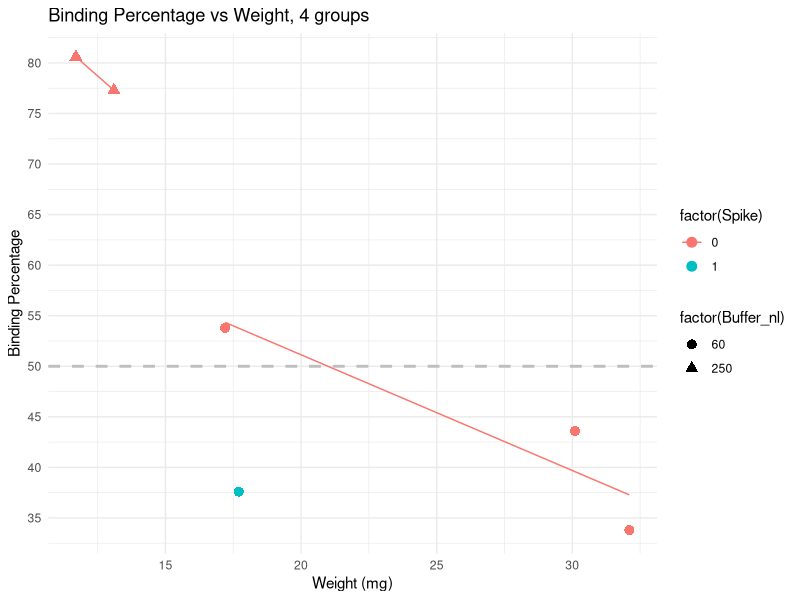
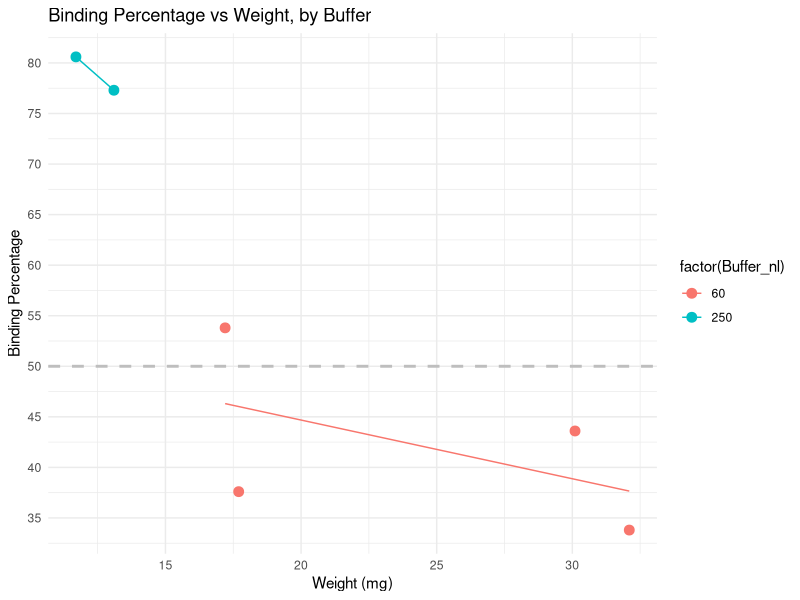
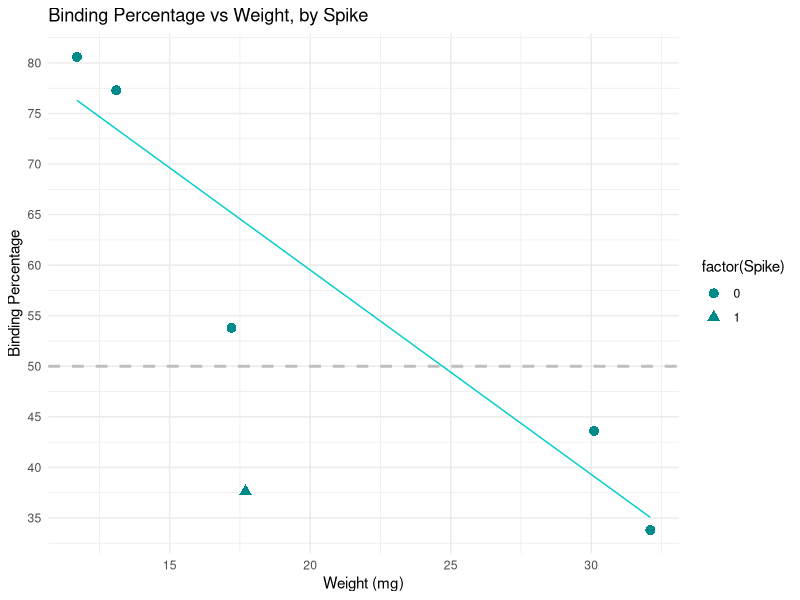
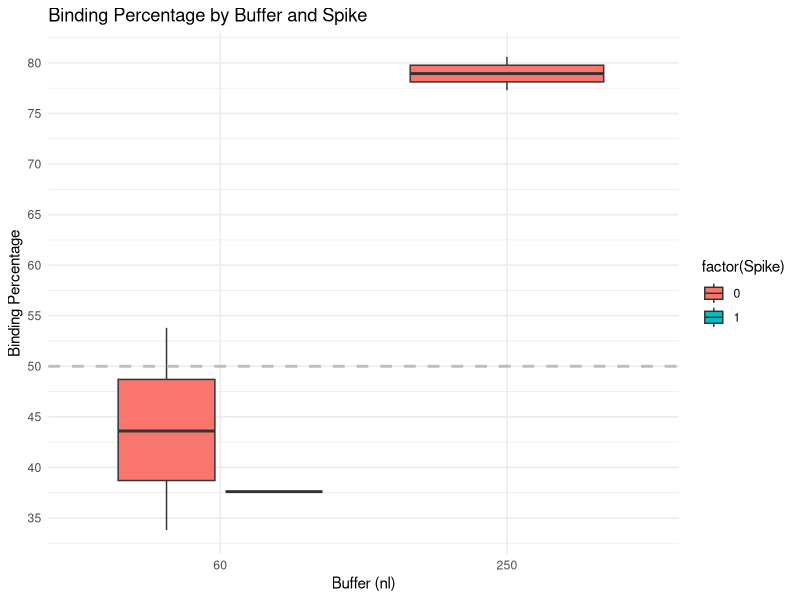
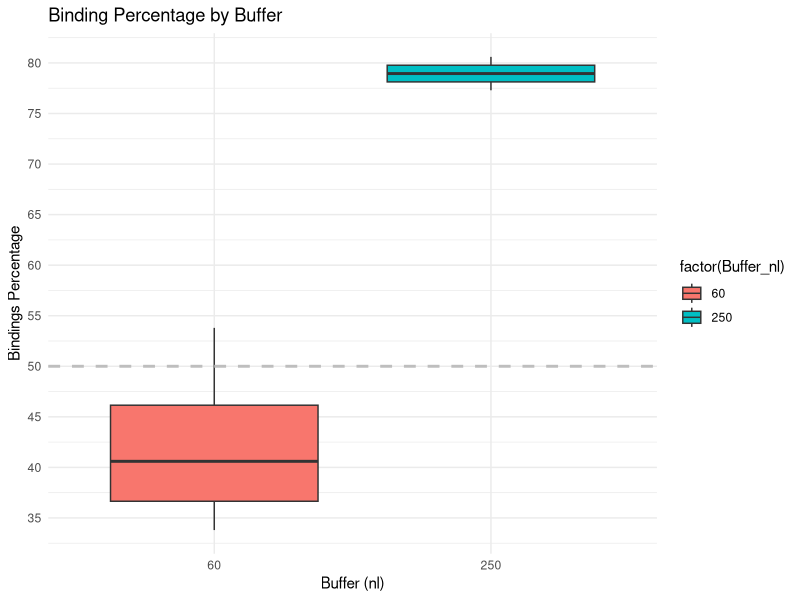
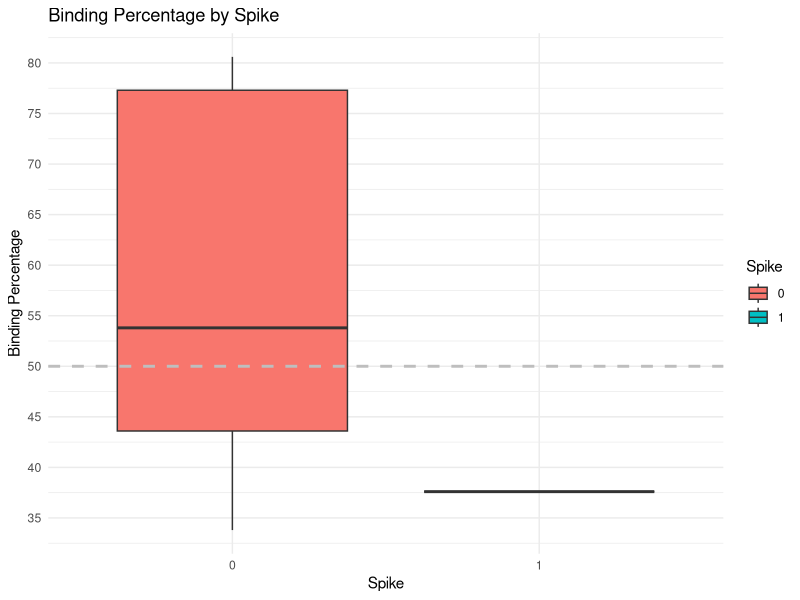
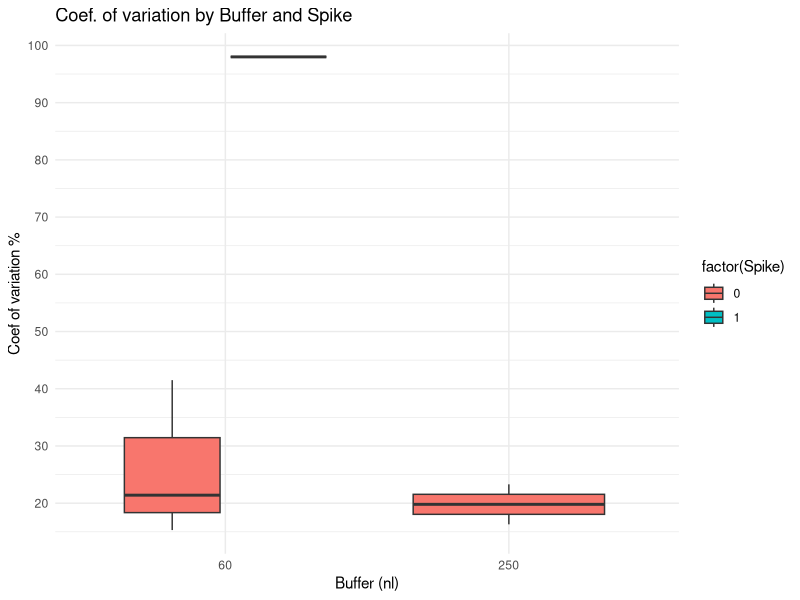
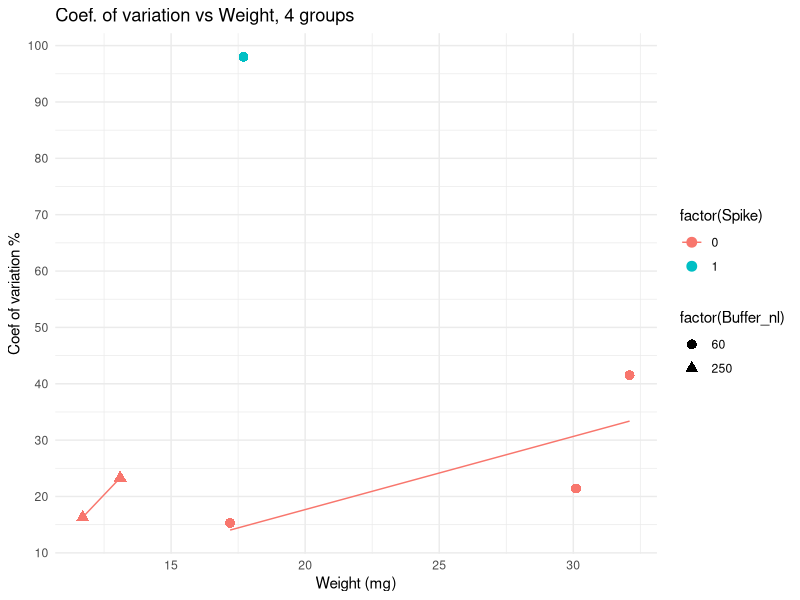

These charts were generated, in order, by the following R code: (Note: this script raises an error after producing the figures.)
## ---- chunk 1
# Install libraries
library(dplyr)
library(knitr)
library(ggplot2)
library(RColorBrewer)
## ---- chunk 2

# load dataset
data <- read.csv("./data/Data_QC_filtered.csv")

#  since Buffer and spike are not continuous variables, change from numeric to factors
data$Buffer_nl <- as.factor(data$Buffer_nl)
data$Spike <- as.factor(data$Spike)

## ---- chunk 3

# Scatter plot of Binding Percentage vs Weight, 4 groups
ggplot(data, aes(x = Weight_mg, y = Binding.Perc, color = factor(Spike), shape = factor(Buffer_nl))) +
  geom_point(size = 3) +
  geom_smooth(method = "lm", se = FALSE, linewidth = 0.5) +  # Add a linear trend line
  labs(title = "Binding Percentage vs Weight, 4 groups",
       x = "Weight (mg)", y = "Binding Percentage") +
   scale_y_continuous(n.breaks = 10) +  
    geom_hline(yintercept = 50, linetype = "dashed", color = "gray", linewidth = 1) +  # Add horizontal line at y = 20
  theme_minimal()
 

# Scatter plot of Binding Percentage vs Weight, 2 groups (Buffer)
ggplot(data, aes(x = Weight_mg, y = Binding.Perc, color = factor(Buffer_nl))) +
  geom_point(size = 3) +
  geom_smooth(method = "lm", se = FALSE, linewidth = 0.5) +  # Add a linear trend line
  labs(title = "Binding Percentage vs Weight, by Buffer",
       x = "Weight (mg)", y = "Binding Percentage") +
   scale_y_continuous(n.breaks = 10) +  
    geom_hline(yintercept = 50, linetype = "dashed", color = "gray", linewidth = 1) +  # Add horizontal line at y = 20
  theme_minimal()


# Scatter plot of Binding Percentage vs Weight, 2 groups (Spike)
ggplot(data, aes(x = Weight_mg, y = Binding.Perc, shape = factor(Spike))) +
  geom_point(size = 3, colour = "cyan4") +
  geom_smooth(method = "lm", se = FALSE, linewidth = 0.5, colour = "cyan3") +  # Add a linear trend line
  labs(title = "Binding Percentage vs Weight, by Spike",
       x = "Weight (mg)", y = "Binding Percentage") +
   scale_y_continuous(n.breaks = 10) +  
    geom_hline(yintercept = 50, linetype = "dashed", color = "gray", linewidth = 1) +  # Add horizontal line at y = 20
  theme_minimal()


## ---- chunk 4

# Boxplot of Binding Percentage vs Buffer & Spike
ggplot(data, aes(x = factor(Buffer_nl), y = Binding.Perc, fill = factor(Spike))) +
  geom_boxplot() +
  labs(title = "Binding Percentage by Buffer and Spike",
       x = "Buffer (nl)", y = "Binding Percentage") +
   scale_y_continuous(n.breaks = 10) +  
      geom_hline(yintercept = 50, linetype = "dashed", color = "gray", linewidth = 1) + 
  theme_minimal()


# Boxplot of Binding Percentage vs Buffer
ggplot(data, aes(x = factor(Buffer_nl), y = Binding.Perc, fill = factor(Buffer_nl))) +
  geom_boxplot() +
  labs(title = "Binding Percentage by Buffer",
       x = "Buffer (nl)", y = "Bindings Percentage") +
   scale_y_continuous(n.breaks = 10) +  
      geom_hline(yintercept = 50, linetype = "dashed", color = "gray", linewidth = 1) + 
  theme_minimal()

# Boxplot of Binding Percentage vs Spike
ggplot(data, aes(x = factor(Spike), y = Binding.Perc, fill = Spike)) +
  geom_boxplot() +
  labs(title = "Binding Percentage by Spike",
       x = "Spike", y = "Binding Percentage") +
   scale_y_continuous(n.breaks = 10) +  
   geom_hline(yintercept = 50, linetype = "dashed", color = "gray", linewidth = 1) +
  theme_minimal()

## ---- chunk 5
# Boxplot of CV Percentage vs Buffer & Spike
ggplot(data, aes(x = factor(Buffer_nl), y = CV.Perc, fill = factor(Spike))) +
  geom_boxplot() +
  labs(title = "Coef. of variation by Buffer and Spike",
       x = "Buffer (nl)", y = "Coef of variation %") +
   scale_y_continuous(n.breaks = 10) +  
  theme_minimal()

## ---- chunk 6

# Scatterplot CV Percentage vs Weight, 4 groups
ggplot(data, aes(x = Weight_mg, y = CV.Perc, color = factor(Spike), shape = factor(Buffer_nl))) +
  geom_point(size = 3) +
  geom_smooth(method = "lm", se = FALSE, linewidth = 0.5) +  # Add a linear trend line
  labs(title = "Coef. of variation vs Weight, 4 groups",
       x = "Weight (mg)", y = "Coef of variation %") +
   scale_y_continuous(n.breaks = 10) +  
  theme_minimal()
 
## ---- chunk 7

data$Binding_deviation <- abs(data$Binding.Perc - 50)
sorted_data <- data[order(data$Binding_deviation), ]

dim(sorted_data)
# View top results (closest to 50% Binding Percentage)
kable(head(sorted_data))

## ---- chunk 8

# Scatter plot of Binding Deviation vs Weight, 4 groups
ggplot(data, aes(x = Weight_mg, y = Binding_deviation, color = factor(Spike), shape = factor(Buffer_nl))) +
  geom_point(size = 3) +
  geom_smooth(method = "lm", se = FALSE, linewidth = 0.5) +  # Add a linear trend line
  labs(title = "Binding Deviation vs Weight, 4 groups",
       x = "Weight (mg)", y = "Binding Deviation") +
   scale_y_continuous(n.breaks = 10) +  
  theme_minimal()

# Scatter plot of Binding Deviation vs Weight, colored by Buffer
ggplot(data, aes(x = Weight_mg, y = Binding_deviation, color = factor(Buffer_nl))) +
  geom_point(size = 3) +
  geom_smooth(method = "lm", se = FALSE) +  # Add a linear trend line
  labs(title = "Binding Deviation vs Weight, by Buffer, 2 groups",
       x = "Weight (mg)", y = "Binding Percentage") +
   scale_y_continuous(n.breaks = 10) +  
  theme_minimal()

# Scatter plot of Binding Deviation vs Weight, shape by Spike
ggplot(data, aes(x = Weight_mg, y = Binding_deviation, shape = factor(Spike))) +
  geom_point(size = 3, colour = "cyan4") + 
  geom_smooth(method = "lm", se = FALSE, linewidth = 0.5, colour = "cyan3") +  # Add a linear trend line
  labs(title = "Binding Deviation vs Weight, shape by Spike, 2 groups",
       x = "Weight (mg)", y = "Binding Deviation") +
   scale_y_continuous(n.breaks = 10) +  
  theme_minimal()

## ---- chunk 9

# Box plot to visualize distribution of Binding deviation by Buffer and Spike
ggplot(data, aes(x = factor(Buffer_nl), y = Binding_deviation, fill = factor(Spike))) +
  geom_boxplot() +
  labs(title = "Binding deviation by Buffer and Spike",
       x = "Buffer (nl)", y = "Binding deviation") +
   scale_y_continuous(n.breaks = 10) +  
  theme_minimal()




## ---- chunk 10


wflow_publish("./analysis/ELISA_visualizations.Rmd")

#wflow_status()


